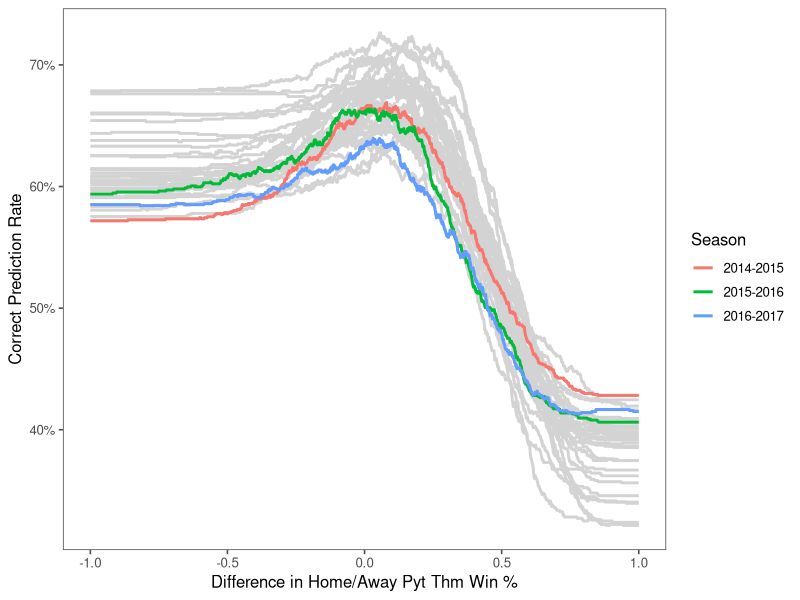

The R script that drew this image:
## ---- chunk 1
library(knitr)
library(kableExtra)

knitr::opts_chunk$set(echo=T)
## ---- chunk 2
library(dplyr)

#NBA historical data on github
filename = paste0("https://raw.githubusercontent.com/capstat/",
                  "postups/master/data/nba_2017.csv")
#get NBA 2017-2018 data
#nba = read.csv(filename)
nba = read.csv("data/nba_2017.csv")

#dplyr pipe %>%
nba_pyt = nba %>%
  #just the features we need
  select("G", "Date", "Home", "Team", "Opponent", 
         "Result", "Team_Points", "Opp_Points") %>%
  #group by team and home/away
  group_by(Team, Home) %>%
  #calculate data as seaon progresses
  mutate(
    #keep a count for home/away games
    Home_Away_G = cumsum(Result==1 | Result==0),
    #points at home/away
    Home_Away_Points = cumsum(Team_Points),
    #opponent points home/away
    Home_Away_Opp_Points = cumsum(Opp_Points),
    #home/away pyt win pct using 16.5
    Home_Away_Pyt = Home_Away_Points^16.5/
      (Home_Away_Points^16.5 + Home_Away_Opp_Points^16.5))
## ---- chunk 3
#only the home teams
home = filter(nba_pyt, Home==1)
#lag the stats
home$Home_Away_Pyt = lag(home$Home_Away_Pyt)
#NA for the first home game
home$Home_Away_Pyt[home$Home_Away_G == 1] = NA

#only the away teams
away = filter(nba_pyt, Home==0)
#lag the stats
away$Home_Away_Pyt = lag(away$Home_Away_Pyt)
#NA for the first away game
away$Home_Away_Pyt[away$Home_Away_G == 1] = NA

final = home %>% 
  #join home team stats with away team stats
  left_join(away[,c("Team", "Date", "G", "Home_Away_G", "Home_Away_Pyt")], 
            #key is the date and the team names
            by = c("Opponent"="Team", "Date"),
            suffix=c("_HOMETEAM", "_OPP")) %>%
  #find the difference between the Home/Away pyt win pct
  mutate(Pyt_Diff = Home_Away_Pyt_HOMETEAM - Home_Away_Pyt_OPP)
## ---- chunk 4
x = final
colnames(x)[1] = "G"
kable(head(x[,c("Date", "G", "Team", 
                "Opponent", "Pyt_Diff", "Result")]), "html") %>%
  kable_styling(full_width = F, position = "left")
## ---- chunk 5
library(ggplot2)
library(ggthemes)
library(scales)

pyt_hist = read.csv("data/pyt_thm_hist.csv")

ggplot(data=pyt_hist, aes(x=thr, y=prop, group=Season)) +
  geom_line(size=1, color="lightgrey") + 
  geom_line(data=pyt_hist[pyt_hist$Season %in% 
                            c("2014-2015", "2015-2016", "2016-2017"),], 
             aes(x=thr, y=prop, group=Season, color=Season), size=1) + 
  theme_few() +
  theme(legend.position="right") +
  xlab("Difference in Home/Away Pyt Thm Win %") + 
  ylab("Correct Prediction Rate") +
  scale_y_continuous(label=percent)
## ---- chunk 6
#predict home team to win or lose
final$Prediction = ifelse(
    #win if home/away pyt win pct diff is greater than the threshold
    final$Pyt_Diff > 0.05 | #or
    #if it's the first home game for the team
    is.na(final$Home_Away_Pyt_HOMETEAM) | #or
    #if its the first away game for the opponent
    is.na(final$Home_Away_Pyt_OPP),
                          "WIN", "LOSE")
## ---- chunk 7
x = final
colnames(x)[1] = "G"
kable(head(x[x$Team=="New York Knicks",
             c("Date", "G", "Team", "Opponent", 
               "Pyt_Diff", "Result")]), "html") %>%
  kable_styling(full_width = F, position = "left")
## ---- chunk 8
x = data.frame(
  "Type" = c("538 ELO", "538 CARMELO", "Pyt Win %"),
  "Rate" = c(0.6618, 0.6642, 0.6366)) 
kable(x, "html") %>%
  kable_styling(full_width = F, position = "left")
